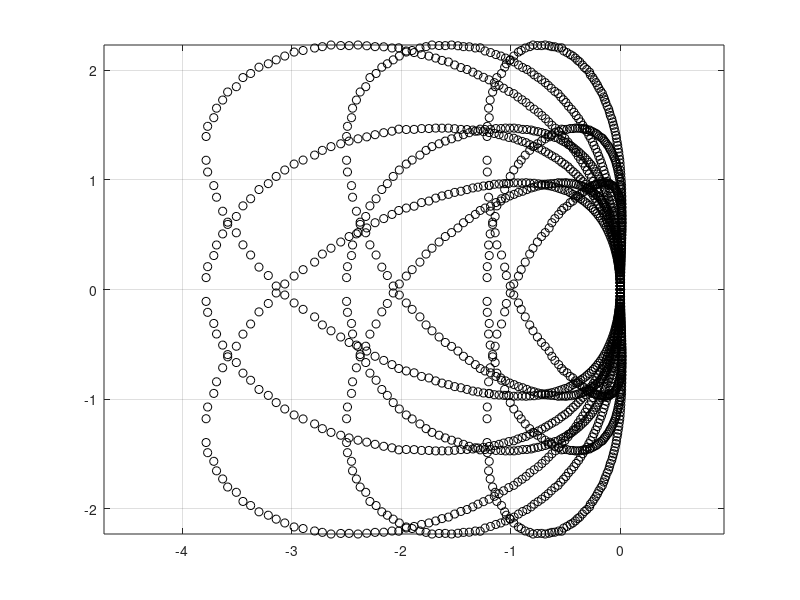
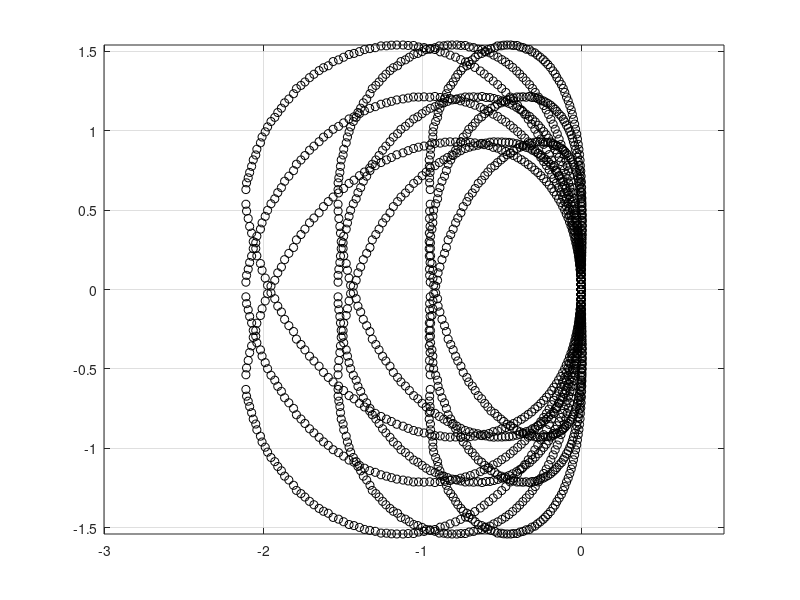
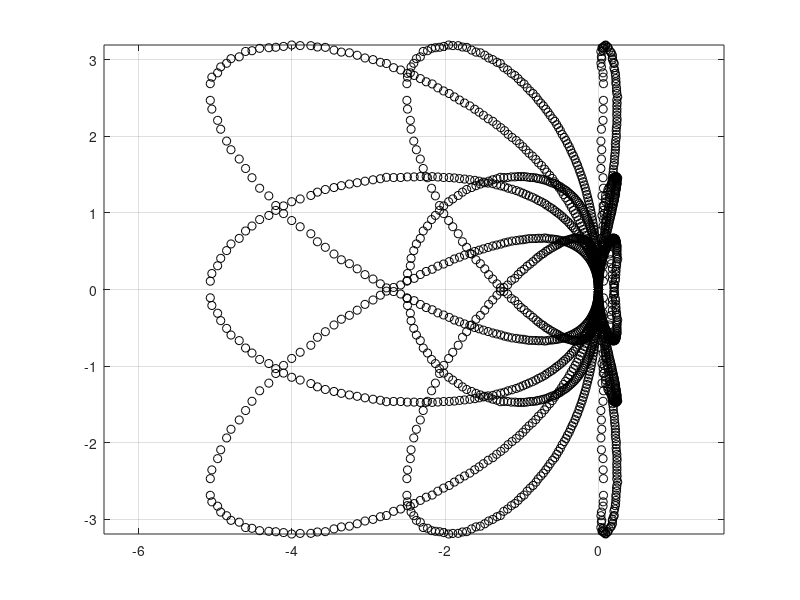
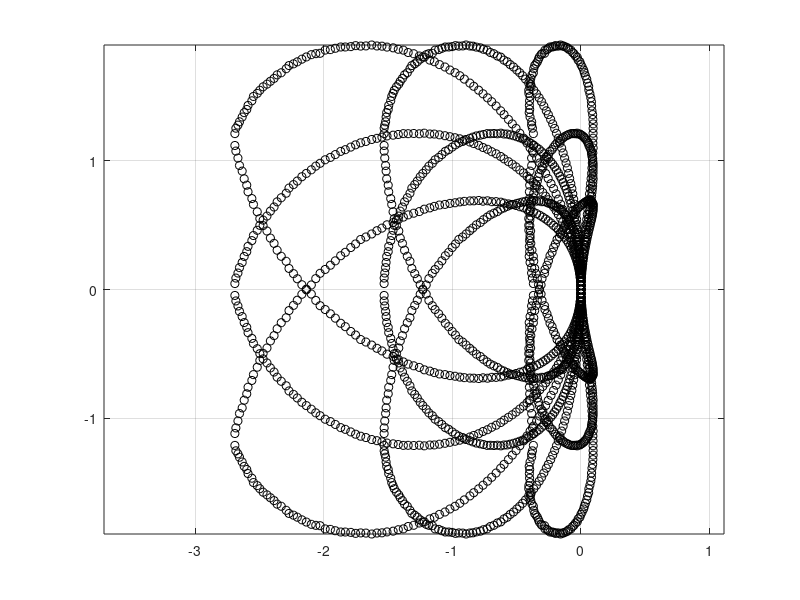

MATLAB code for these plots, in order:
clear all;
close all;

%% CRWENO5
data = load('wavenumber_CRWENO5JS.dat');
eigenvalue = zeros(9*size(data,1),1);
for i=1:size(data,1)
    ax = data(i,5);
    ay = data(i,4);
    eigenvalue(9*i+1) = data(i,3) + 1i*data(i,2);
    eigenvalue(9*i+2) = data(i,3) + 1i*(data(i,2)+ay);
    eigenvalue(9*i+3) = data(i,3) + 1i*(data(i,2)-ay);
    eigenvalue(9*i+4) = (data(i,3)+ax) + 1i*data(i,2);
    eigenvalue(9*i+5) = (data(i,3)+ax) + 1i*(data(i,2)+ay);
    eigenvalue(9*i+6) = (data(i,3)+ax) + 1i*(data(i,2)-ay);
    eigenvalue(9*i+7) = (data(i,3)-ax) + 1i*data(i,2);
    eigenvalue(9*i+8) = (data(i,3)-ax) + 1i*(data(i,2)+ay);
    eigenvalue(9*i+9) = (data(i,3)-ax) + 1i*(data(i,2)-ay);
    
end
figure(1);
plot(eigenvalue,'ko');
grid on;
axis equal;
fid = fopen('eigenvalues_crweno5_1s.dat','w');
for i=1:size(eigenvalue,1)
    fprintf(fid,'%+1.16e %+1.16e\n',real(eigenvalue(i)),imag(eigenvalue(i)));
end
fclose(fid);

%% WENO5
data = load('wavenumber_WENO5JS.dat');
eigenvalue = zeros(9*size(data,1),1);
for i=1:size(data,1)
    ax = data(i,5);
    ay = data(i,4);
    eigenvalue(9*i+1) = data(i,3) + 1i*data(i,2);
    eigenvalue(9*i+2) = data(i,3) + 1i*(data(i,2)+ay);
    eigenvalue(9*i+3) = data(i,3) + 1i*(data(i,2)-ay);
    eigenvalue(9*i+4) = (data(i,3)+ax) + 1i*data(i,2);
    eigenvalue(9*i+5) = (data(i,3)+ax) + 1i*(data(i,2)+ay);
    eigenvalue(9*i+6) = (data(i,3)+ax) + 1i*(data(i,2)-ay);
    eigenvalue(9*i+7) = (data(i,3)-ax) + 1i*data(i,2);
    eigenvalue(9*i+8) = (data(i,3)-ax) + 1i*(data(i,2)+ay);
    eigenvalue(9*i+9) = (data(i,3)-ax) + 1i*(data(i,2)-ay);
    
end
figure(2);
plot(eigenvalue,'ko');
grid on;
axis equal;
fid = fopen('eigenvalues_weno5_1s.dat','w');
for i=1:size(eigenvalue,1)
    fprintf(fid,'%+1.16e %+1.16e\n',real(eigenvalue(i)),imag(eigenvalue(i)));
end
fclose(fid);

%% CRWENO5
data = load('wavenumber_CRWENO5JS.dat');
eigenvalue = zeros(9*size(data,1),1);
for i=1:size(data,1)
    ax = 2*data(i,5);
    ay = 2*data(i,4);
    eigenvalue(9*i+1) = data(i,3) + 1i*data(i,2);
    eigenvalue(9*i+2) = data(i,3) + 1i*(data(i,2)+ay);
    eigenvalue(9*i+3) = data(i,3) + 1i*(data(i,2)-ay);
    eigenvalue(9*i+4) = (data(i,3)+ax) + 1i*data(i,2);
    eigenvalue(9*i+5) = (data(i,3)+ax) + 1i*(data(i,2)+ay);
    eigenvalue(9*i+6) = (data(i,3)+ax) + 1i*(data(i,2)-ay);
    eigenvalue(9*i+7) = (data(i,3)-ax) + 1i*data(i,2);
    eigenvalue(9*i+8) = (data(i,3)-ax) + 1i*(data(i,2)+ay);
    eigenvalue(9*i+9) = (data(i,3)-ax) + 1i*(data(i,2)-ay);
    
end
figure(3);
plot(eigenvalue,'ko');
grid on;
axis equal;
fid = fopen('eigenvalues_crweno5_2s.dat','w');
for i=1:size(eigenvalue,1)
    fprintf(fid,'%+1.16e %+1.16e\n',real(eigenvalue(i)),imag(eigenvalue(i)));
end
fclose(fid);

%% WENO5
data = load('wavenumber_WENO5JS.dat');
eigenvalue = zeros(9*size(data,1),1);
for i=1:size(data,1)
    ax = 2*data(i,5);
    ay = 2*data(i,4);
    eigenvalue(9*i+1) = data(i,3) + 1i*data(i,2);
    eigenvalue(9*i+2) = data(i,3) + 1i*(data(i,2)+ay);
    eigenvalue(9*i+3) = data(i,3) + 1i*(data(i,2)-ay);
    eigenvalue(9*i+4) = (data(i,3)+ax) + 1i*data(i,2);
    eigenvalue(9*i+5) = (data(i,3)+ax) + 1i*(data(i,2)+ay);
    eigenvalue(9*i+6) = (data(i,3)+ax) + 1i*(data(i,2)-ay);
    eigenvalue(9*i+7) = (data(i,3)-ax) + 1i*data(i,2);
    eigenvalue(9*i+8) = (data(i,3)-ax) + 1i*(data(i,2)+ay);
    eigenvalue(9*i+9) = (data(i,3)-ax) + 1i*(data(i,2)-ay);
    
end
figure(4);
plot(eigenvalue,'ko');
grid on;
axis equal;
fid = fopen('eigenvalues_weno5_2s.dat','w');
for i=1:size(eigenvalue,1)
    fprintf(fid,'%+1.16e %+1.16e\n',real(eigenvalue(i)),imag(eigenvalue(i)));
end
fclose(fid);